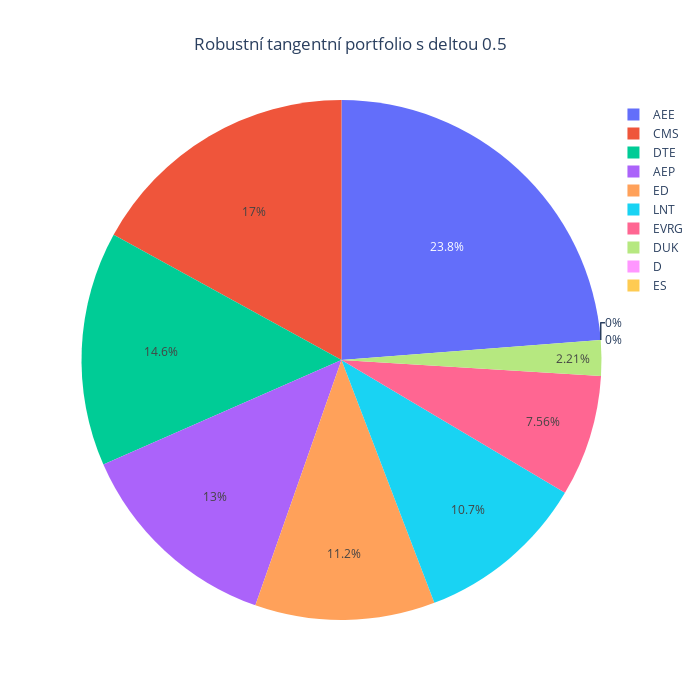

Notebook cell for this chart:
### Code cell
weightsCustomDeltaTangent = RobustLedoitWolfCustomDeltaMaxSharpe(prices = prices, custom_delta = 0.5)
weightsPlot(weightsCustomDeltaTangent, title = "Robustní tangentní portfolio s deltou 0.5")

### Figure 1 — Plotly figure (JSON) as saved in the notebook; plotly's stock layout.template omitted (floating-point values rounded to 4 significant figures)
{"data": [{"labels": ["AEE", "AEP", "CMS", "D", "DTE", "DUK", "ED", "ES", "EVRG", "LNT"], "type": "pie", "values": [0.2377, 0.1305, 0.17, 0, 0.1457, 0.02208, 0.1119, 0, 0.07561, 0.1065]}], "layout": {"height": 700, "title": {"text": "Robustní tangentní portfolio s deltou 0.5", "x": 0.5}, "width": 700}}
